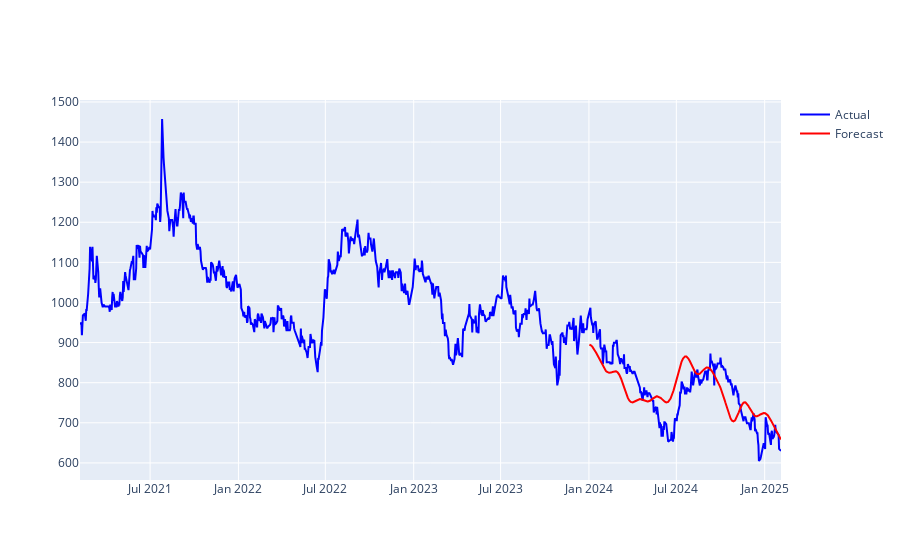

The cell this chart's notebook holds for it:
### Markdown cell above
#### **Beberapa hyperparameter utama yang disesuaikan dalam model ini:**

-`changepoint_prior_scale`: Mengontrol fleksibilitas tren. Nilai lebih kecil membuat tren lebih halus, sedangkan nilai lebih besar memungkinkan lebih banyak perubahan tren.

-`seasonality_prior_scale`: Mengontrol seberapa kuat komponen musiman dalam model.

-`yearly_fourier_order`: Menentukan kompleksitas pola musiman tahunan. Nilai lebih tinggi menangkap lebih banyak detail dalam pola musiman.

#### **Pencarian Grid untuk Optimasi Hyperparameter**

Tuning dilakukan dengan metode grid search, di mana semua kombinasi parameter diuji satu per satu, model dilatih, dan performanya diukur menggunakan MAE.

Langkah-langkah Grid Search:

1. Buat kombinasi hyperparameter berdasarkan grid yang telah didefinisikan.
2. Latih model Prophet untuk setiap kombinasi.
3. Lakukan prediksi menggunakan dataset validasi (tahun 2024).
4. Hitung MAE antara harga saham aktual dan harga yang diprediksi.
5. Simpan parameter terbaik yang menghasilkan nilai MAE paling rendah.

### Code cell
# Define hyperparameter grid
param_grid = {
    'changepoint_prior_scale': [0.001, 0.01, 0.05, 0.1],  # Controls trend flexibility
    'seasonality_prior_scale': [1.0, 5.0, 10.0],  # Controls seasonality flexibility
    'yearly_fourier_order': [5, 10, 15],  # Higher values capture more complex yearly seasonality
    # 'six_months_fourier_order': [3, 6, 9]  # Controls 6-month seasonal pattern complexity
}

# Generate all combinations of hyperparameters
all_params = [dict(zip(param_grid.keys(), values)) for values in itertools.product(*param_grid.values())]

best_params = None
best_mae = float("inf")

# Grid search over hyperparameters
for params in all_params:
    model = Prophet(
        seasonality_mode='additive',
        changepoint_prior_scale=params['changepoint_prior_scale'],
        seasonality_prior_scale=params['seasonality_prior_scale'],
        yearly_seasonality=True,
        weekly_seasonality=False,
        daily_seasonality=False
    )

    # Add strong yearly seasonality
    model.add_seasonality(name='yearly', period=365.25, fourier_order=params['yearly_fourier_order'])
    # Add custom 6-month seasonality
    # model.add_seasonality(name='six_months', period=182.5, fourier_order=params['six_months_fourier_order'])

    # Train model
    model.fit(df_train)

    # Make predictions
    future = model.make_future_dataframe(periods=730)
    # future = future[(future['ds'] >= start_date) & (future['ds'] <= end_date)]
    forecast = model.predict(future)
    # Handle 'ds' column if it exists in forecast but not in df
    if 'ds' not in df_train.columns:
        df_train['ds'] = df_train.index  # Assuming index is suitable for 'ds'

    if 'ds' not in df_test.columns:
        df_test['ds'] = df_test.index

    # Handle rows in forecast that have 'ds' not in df
    forecast = forecast[forecast['ds'].isin(df_test['ds'])]

    # Compute MAE
    mae = mean_absolute_error(df_test['y'], forecast['yhat'])

    # Store best parameters
    if mae < best_mae:
        best_mae = mae
        best_params = params

print(f"Best Parameters: {best_params}")
print(f"Best Test MAE: {best_mae}")

# Train final model with best parameters
final_model = Prophet(
    seasonality_mode='additive',
    changepoint_prior_scale=best_params['changepoint_prior_scale'],
    seasonality_prior_scale=best_params['seasonality_prior_scale'],
    yearly_seasonality=True,
    weekly_seasonality=False,
    daily_seasonality=False
)
# Add strong yearly seasonality
final_model.add_seasonality(name='yearly', period=365.25, fourier_order=best_params['yearly_fourier_order'])
# final_model.add_seasonality(name='six_months', period=182.5, fourier_order=best_params['six_months_fourier_order'])
final_model.fit(df_train)  # Train on full dataset



# Create future DataFrame for 2024
future = model.make_future_dataframe(periods=730)
# future = future[(future['ds'] >= start_date) & (future['ds'] <= end_date)]
forecast = final_model.predict(future)
# Handle 'ds' column if it exists in forecast but not in df
if 'ds' not in df_train.columns:
    df_train['ds'] = df_train.index  # Assuming index is suitable for 'ds'

if 'ds' not in df_test.columns:
    df_test['ds'] = df_test.index

# Handle rows in forecast that have 'ds' not in df
forecast = forecast[forecast['ds'].isin(df_test['ds'])]

# Plot results
import plotly.graph_objects as go

fig = go.Figure()
fig.add_trace(go.Scatter(x=df['ds'], y=df['y'], mode='lines', name='Actual', line=dict(color='blue')))
fig.add_trace(go.Scatter(x=forecast['ds'], y=forecast['yhat'], mode='lines', name='Forecast', line=dict(color='red')))
fig.show()

### Figure 1 — Plotly figure (JSON) as saved in the notebook; plotly's stock layout.template omitted (floating-point values rounded to 4 significant figures; data arrays with more than 128 entries replaced by an {"elided": "..."} marker saying what was removed)
{"data": [{"line": {"color": "blue"}, "mode": "lines", "name": "Actual", "type": "scatter", "x": {"elided": "966 str values"}, "y": {"elided": "966 float values"}}, {"line": {"color": "red"}, "mode": "lines", "name": "Forecast", "type": "scatter", "x": {"elided": "258 str values"}, "y": {"elided": "258 float values"}}], "layout": {"autosize": true, "xaxis": {"autorange": true, "range": ["2021-02-05", "2025-02-04"], "type": "date"}, "yaxis": {"autorange": true, "range": [557.4, 1505.0], "type": "linear"}}}
